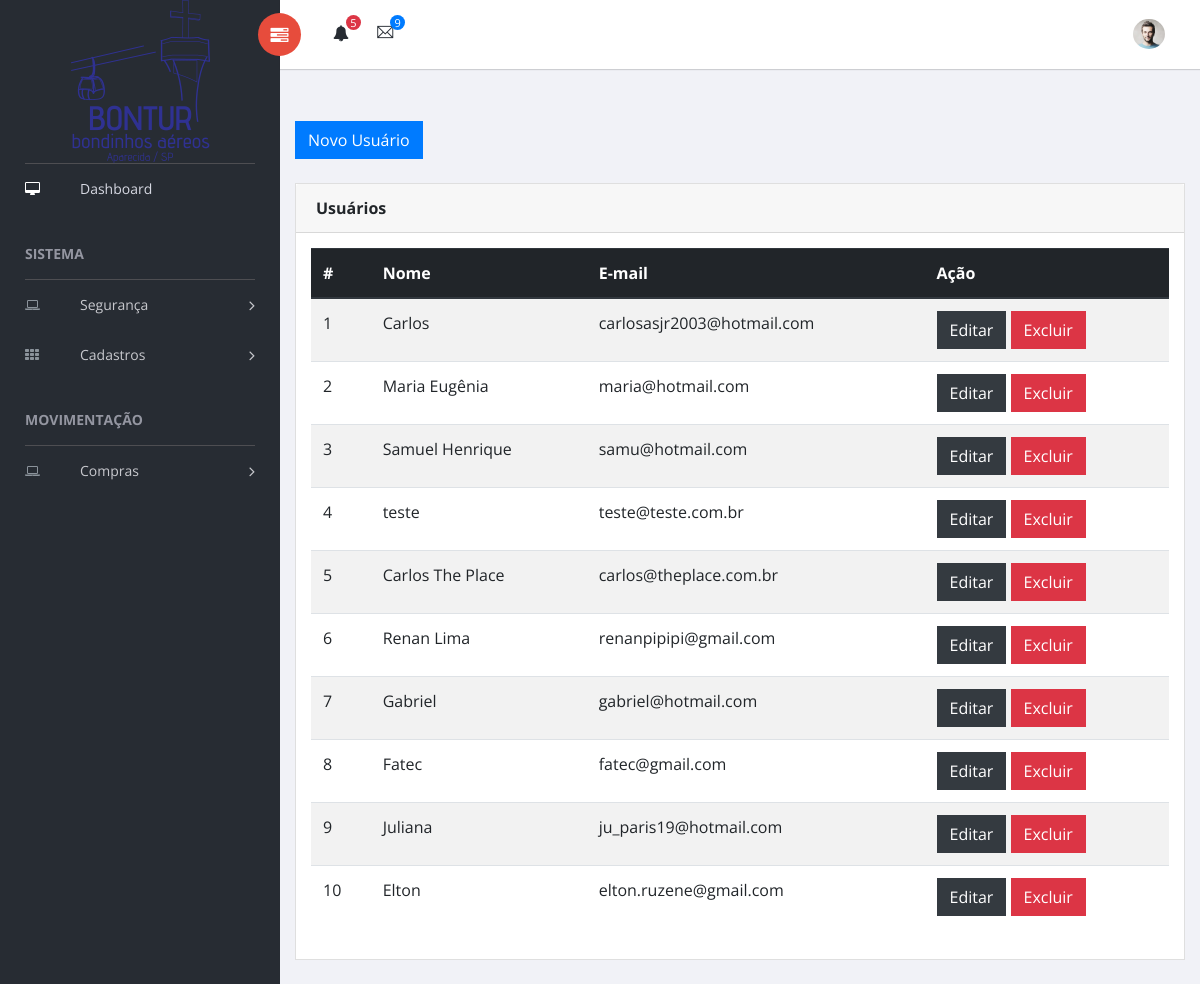
Before: /index.php?exe=usuarios/index (signed in) with the older database file.
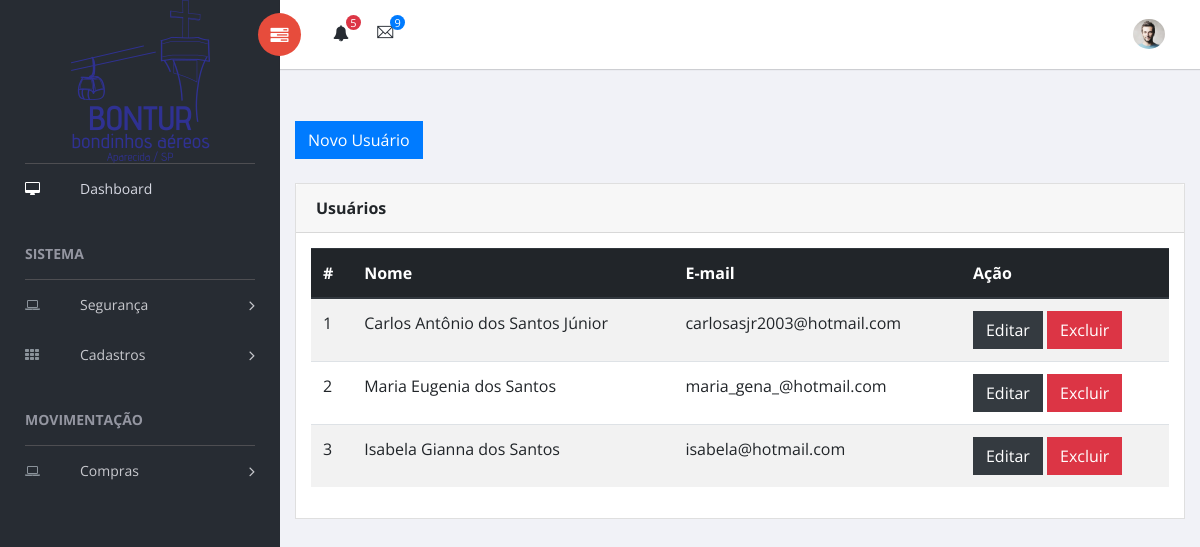
After: the same page with the newer database file.
### tables this page shows
CREATE TABLE IF NOT EXISTS `usuarios` (
  `id` int(11) NOT NULL AUTO_INCREMENT,
  `nome` varchar(100) NOT NULL,
  `senha` char(32) NOT NULL,
  `status` enum('0','1') NOT NULL DEFAULT '1',
  `email` varchar(100) NOT NULL,
  `ip` varchar(20) NOT NULL,
  `data_cadastro` datetime NOT NULL DEFAULT CURRENT_TIMESTAMP,
  `data_alteracao` datetime NOT NULL DEFAULT CURRENT_TIMESTAMP ON UPDATE CURRENT_TIMESTAMP,
  `id_perfil` int(11) NOT NULL DEFAULT '1',
  `endereco` varchar(100) DEFAULT NULL,
  `numero` varchar(20) DEFAULT NULL,
  `bairro` varchar(60) DEFAULT NULL,
  `cidade` varchar(80) DEFAULT NULL,
  `estado` char(2) DEFAULT NULL,
  `pais` varchar(50) DEFAULT NULL,
  `telefone` varchar(14) DEFAULT NULL,
  `celular` varchar(14) DEFAULT NULL,
  `foto` text,
  `observacoes` text,
  PRIMARY KEY (`id`),
  UNIQUE KEY `email` (`email`),
  KEY `FK_USUARIOS_PERFIL` (`id_perfil`),
  CONSTRAINT `FK_USUARIOS_PERFIL` FOREIGN KEY (`id_perfil`) REFERENCES `perfil` (`id`) ON DELETE NO ACTION ON UPDATE NO ACTION
);

### src/model/TUsuariosRecord.class.php (called while the page is built, shortened)
<?php
class TUsuariosRecord extends TRecord
{
    public function getAllUsuarios()
    {
        try {
            $criterio = new TCriterio();
            $criterio->add(new TFilter('id', '>', 0));
            $criterio->setProperty('ORDER', 'id');
            $repository = new TRepository('usuarios');
            return $repository->load($criterio);
        } catch (Exception $e) {
            WSErro($e->getMessage(), WS_ERROR, 'Oppsss');
        }
    }
}

### src/ado/TFilter.class.php (called while the page is built, shortened)
<?php
class TFilter extends TExpression
{
    private $variable;
    private $operator;
    private $value;
    private function transform($value)
    {
        if (is_array($value)):
            foreach ($value as $x):
                if (is_integer($x)):
                    $foo[] = $x; elseif (is_string($x)):
                    $foo[] = "'$x'";
        endif;
        endforeach;
        $result = '(' . implode(',', $foo) . ')';
        elseif (is_string($value)):
            $result = "'$value'";
        elseif (is_null($value)):
            $result = 'NULL';
        elseif (is_bool($value)):
            $result = $value ? 'TRUE' : 'FALSE'; else:
            $result = $value;
        endif;
        return $result;
    }
    public function __construct($variable, $operator, $value)
    {
        $this->variable = $variable;
        $this->operator = $operator;
        $this->value = $this->transform($value);
    }
    public function dump()
    {
        return "{$this->variable} {$this->operator} {$this->value}";
    }
}

### src/ado/TCriterio.class.php (called while the page is built, shortened)
<?php
class TCriterio extends TExpression
{
    private $expressions;
    private $operators;
    private $properties;
    public function __construct()
    {
        $this->expressions = array();
        $this->operators = array();
    }
    public function add(TExpression $expression, $operator = self::AND_OPERATOR)
    {
        if (empty($this->expressions)) :
            unset($operator);
        endif;
        $this->operators[] = isset($operator) ? $operator : null;
        $this->expressions[] = $expression;
    }
    public function dump()
    {
        $result = '';
        if (is_array($this->expressions)) :
            foreach ($this->expressions as $i => $expression) :
                $operator = $this->operators[$i];
                $result .= $operator . $expression->dump() . ' ';
            endforeach;
            $result = trim($result);
            return "({$result})";
        endif;
    }
    public function setProperty($property, $value)
    {
        $property = strtolower($property);
        if (isset($value)) :
            $this->properties[$property] = $value;
        else :
            $this->properties[$property] = null;
        endif;
    }
    public function getProperty($property)
    {
        if (isset($this->properties[$property])) :
            return $this->properties[$property];
        endif;
    }
}

### src/ado/TRepository.class.php (called while the page is built, shortened)
<?php
final class TRepository
{
    private $class;
    public function __construct($class)
    {
        $this->class = $class;
    }
    public function load(TCriterio $criterio)
    {
        $sql = new TSQLSelect();
        $sql->addColumn('*');
        $sql->setEntity($this->class);
        $sql->setCriterio($criterio);
        if ($conn = TTransaction::get()) :
            $objeto = 'App\model\T' . ucwords($this->class) . 'Record';
            $sql->Execute(TSQLSelect::FETCH_OBJECT, $objeto, true);
            return $sql->getResult();
        else :
            throw new Exception('Não há transação ativa!');
        endif;
    }
}

### src/ado/TSQLSelect.class.php (called while the page is built, shortened)
<?php
class TSQLSelect extends TSqlInstruction
{
    private $Result;
    private $Columns;
    private function getTermos()
    {
        if ($this->Criterio) :
            $order = $this->Criterio->getProperty('order');
            $limit = $this->Criterio->getProperty('limit');
            $offset = $this->Criterio->getProperty('offset');
        endif;
    }
    private function getObjetos($object = null, $colletion = null)
    {
        if ($colletion) {
            $objetos = array();
            while ($row = parent::$Statement->fetchObject($object)) :
                $objetos[] = $row;
            endwhile;
            return $objetos;
        }
        return parent::$Statement->fetchObject(get_class($object));
    }
    protected function getColumns()
    {
        return implode(', ', $this->Columns);
    }
    public function __construct($Entity = null, TCriterio $Criterio = null)
    {
        $this->Entity = (string) $Entity;
    }
    public function addColumn($Coluna)
    {
        $this->Columns[] = $Coluna;
    }
    public function getResult()
    {
        return $this->Result;
    }
    public function Execute($fetch_style = self::FETCH_ALL, $object = null, $colletion = null)
    {
        parent::Connect();
        try {
            parent::$Statement->execute();
            if ($fetch_style != self::FETCH_ALL) :
                return $object ? $this->Result = $this->getObjetos(
                    $object,
                    $colletion
                ) : $this->Result = parent::$Statement->fetchObject();
            endif;
            $this->Result = parent::$Statement->fetchAll();
        } catch (PDOException $e) {
            WSErro("<b>Erro ao executar a consulta:</b> {$e->getMessage()}", $e->getCode());
        }
    }
}

### src/ado/TSqlInstruction.class.php (called while the page is built, shortened)
<?php
abstract class TSqlInstruction
{
    protected $Sql;
    protected static $Conn;
    protected function Connect()
    {
        self::$Conn = TConn::getInstance();
        self::$Statement = self::$Conn->prepare($this->Sql);
    }
    final public function setEntity($Entity)
    {
        $this->Entity = strtolower($Entity);
    }
    public function setCriterio(TCriterio $Criterio)
    {
        $this->Criterio = $Criterio;
    }
}

### src/ado/TConn.class.php (called while the page is built, shortened)
<?php
final class TConn
{
    private static $Host = HOST;
    private static $User = USER;
    private static $Pass = PASS;
    private static $Dbsa = DBSA;
    private static $Type = TIPO;
    private static $Instance;
    public static function getInstance()
    {
        try {
            if (self::$Instance == null) :
                switch (self::$Type) {
                    case 'mysql':
                        $dsn = 'mysql:host=' . self::$Host . ';dbname=' . self::$Dbsa;
                        $options = [PDO::MYSQL_ATTR_INIT_COMMAND => 'SET NAMES UTF8mb4'];
                        self::$Instance = new PDO($dsn, self::$User, self::$Pass, $options);
                        break;
                }
            endif;
        } catch (PDOException $e) {
            PHPErro($e->getCode(), $e->getMessage(), $e->getFile(), $e->getLine());
        }
        self::$Instance->setAttribute(PDO::ATTR_ERRMODE, PDO::ERRMODE_EXCEPTION);
        return self::$Instance;
    }
}

### src/ado/TTransaction.class.php (called while the page is built, shortened)
<?php
final class TTransaction
{
    private static $Logger;
    public static function setLogger(TLogger $logger)
    {
        self::$Logger = $logger;
    }
    public static function getLogger()
    {
        return self::$Logger;
    }
    public static function Log($message)
    {
        if (self::$Logger) :
            self::$Logger->write($message);
        endif;
    }
}

### src/ado/TLogger.class.php (called while the page is built, shortened)
<?php
abstract class TLogger
{
    public function __construct($FileName)
    {
        $this->FileName = $FileName;
    }
}

### src/ado/TLoggerHTML.class.php (called while the page is built, shortened)
<?php
class TLoggerHTML extends TLogger
{
    public function write($message)
    {
        $time = date("Y-m-d H:i:s");
        $text = "<p>\n";
        $text .= "    <b>$time</b>\n";
        $text .= "    <i>$message</i>\n";
        $text .= "</p>\n";
        $handler = fopen($this->FileName, 'a');
    }
}

### src/ado/TRecord.class.php (called while the page is built, shortened)
<?php
abstract class TRecord
{
    protected $data;
    private function getEntity()
    {
        $function = new \ReflectionClass($this);
        $classe = substr(strtolower($function->getShortName()), 1);
        $tabela = str_replace('record', '', $classe);
        return $tabela;
    }
    public function __construct($id = null)
    {
        if ($id) :
            $object = $this->load($id);
        endif;
    }
    public function __set($prop, $value)
    {
        if (method_exists($this, 'set' . $prop)) :
            call_user_func(array($this, 'set' . $prop), $value);
        else :
            $this->data[$prop] =  ($value == '' ? null : $value) ;
        endif;
    }
    public function __get($prop)
    {
        if (method_exists($this, 'get' . $prop)) :
            return call_user_func(array($this, 'get' . $prop));
        else :
            return $this->data[$prop];
        endif;
    }
    public function fromArray($data)
    {
        $data = array_map('strip_tags', $data);
        $data = array_map('trim', $data);
        $this->data = $data;
    }
    public function load($id)
    {
        $sql = new TSQLSelect($this->getEntity());
        $sql->addColumn('*');
        $criterio = new TCriterio();
        $criterio->add(new TFilter('id', '=', $id));
        $sql->setCriterio($criterio);
        if ($conn = TTransaction::get()) :
            $sql->Execute(TSQLSelect::FETCH_OBJECT, $this);
            if ($sql->getResult()) :
                $objeto = $sql->getResult();
                return $objeto;
            endif;
        else :
            throw new Exception('Não há transação ativa!');
        endif;
    }
}

### public/system/usuarios/index.php (the view, shortened to what the rows shown need)
<div class="content mt-3">
    <br>
    <br>
    <div class="animated fadeIn">
        <div class="row">
            <div class="col-md-12">
                <div class="card">
                    <div class="card-body">
                        <div class="table-responsive">
                            <table class="table table-striped table-hover" id="tab_list">
                                <thead class="thead-dark">
                                <tr>
                                    <th>#</th>
                                    <th>Nome</th>
                                    <th>E-mail</th>
                                    <th>Ação</th>
                                </tr>
                                </thead>
                                <?php
                                $usuarios = new TUsuariosRecord();
                                $dados = $usuarios->getAllUsuarios();
                                if ($dados) : ?>
                                    <tbody class="j_list">
                                    <?php
                                    foreach ($dados as $usuario) :
                                        ?>
                                        <tr id="<?= $usuario->id; ?>">
                                            <td><?= $usuario->id; ?></td>
                                            <td><?= $usuario->nome; ?></td>
                                            <td><?= $usuario->email; ?></td>
                                            <td>
                                                <button class="btn btn-dark j_edit" rel="<?= $usuario->id; ?>">
                                                    Editar
                                                </button>
                                                <button class="btn btn-danger j_delete" rel="<?= $usuario->id; ?>">
                                                    Excluir
                                                </button>
                                            </td>
                                        </tr>
                                    <?php endforeach; ?>
                                    </tbody>
                                <?php endif; ?>
                        </div>
                    </div>
                </div>
            </div>
        </div>
    </div>
</div>

Changed rows visible on the page:
removed usuarios: id "4", nome "teste", email "teste@teste.com.br"
removed usuarios: id "5", nome "Carlos The Place", email "carlos@theplace.com.br"
removed usuarios: id "6", nome "Renan Lima", email "renanpipipi@gmail.com"
removed usuarios: id "7", nome "Gabriel", email "gabriel@hotmail.com"
removed usuarios: id "8", nome "Fatec", email "fatec@gmail.com"
removed usuarios: id "9", nome "Juliana", email "ju_paris19@hotmail.com"
removed usuarios: id "10", nome "Elton", email "elton.ruzene@gmail.com"
changed usuarios "carlosasjr2003@hotmail.com": nome "Carlos" → "Carlos Antônio dos Santos Júnior"
changed usuarios id 2: nome "Maria Eugênia" → "Maria Eugenia dos Santos"; email "maria@hotmail.com" → "maria_gena_@hotmail.com"
changed usuarios id 3: nome "Samuel Henrique" → "Isabela Gianna dos Santos"; email "samu@hotmail.com" → "isabela@hotmail.com"
